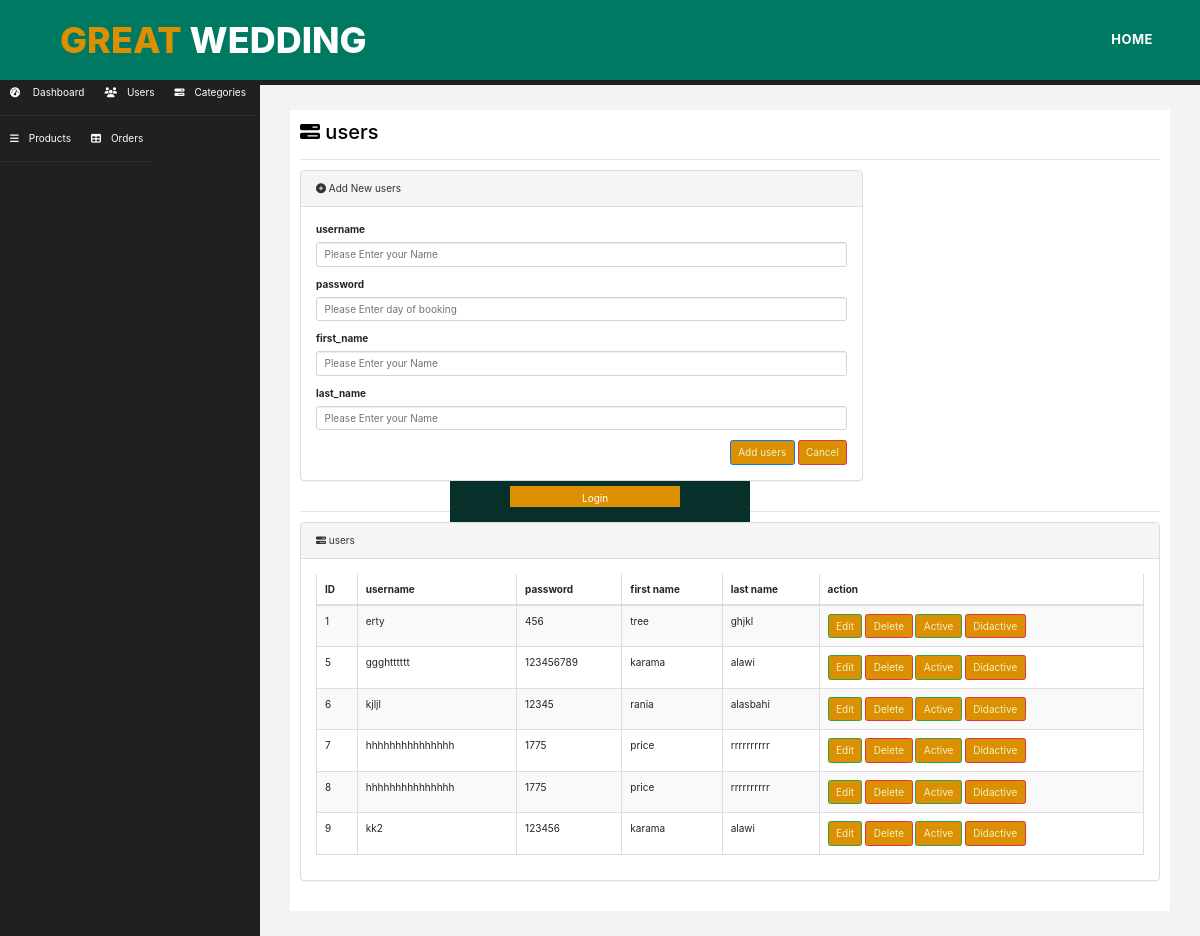
Page /shop/admin/users.php on the committed database.
### tables this page shows
CREATE TABLE `users` (
  `id` int(11) NOT NULL,
  `username` varchar(250) NOT NULL,
  `password` int(11) NOT NULL,
  `first_name` varchar(255) NOT NULL,
  `last_name` varchar(250) NOT NULL,
  `staus` tinyint(2) NOT NULL DEFAULT 1
);

### shop/admin/users.php (the view, shortened to what this page needs)
<?php
include('header.php');
require ('dbconnect.php');
include ('admin/login.php');
?>
        <div id="page-wrapper">
            <div id="page-inner">
                <div class="row">
                    <div class="col-md-12">
                        <h2><i class="fa fa-tasks"></i> users </h2>
                    </div>
                </div>
                <hr />
                <div class="row">
                    <div class="col-md-8">
                        <div class="panel panel-default">
                            <div class="panel-heading">
                                <i class="fa fa-plus-circle"></i> Add New users
                            </div>
                            <div class="panel-body">
                                <div class="row">
                                    <div class="col-md-12">
                                        <form role="form" method="post">
                                            <div class="form-group">
                                                <label> username</label>
                                                <input type="text" name="username" placeholder="Please Enter your Name "
                                                    class="form-control" />
                                            </div>
											<div class="form-group">
                                                <label> password</label>
                                                <input type="text" name="password" placeholder="Please Enter day of booking  "
                                                    class="form-control" />
                                            </div>
											<div class="form-group">
                                                <label> first_name</label>
                                                <input type="text" name="first_name" placeholder="Please Enter your Name "
                                                    class="form-control" />
                                            </div>
											<div class="form-group">
                                                <label> last_name</label>
                                                <input type="text" name="last_name" placeholder="Please Enter your Name "
                                                    class="form-control" />
                                            </div>
                                            <div style="float:right;">
                                                <button type="submit"  name ="submit" class="btn btn-primary">Add users</button>
                                                <button type="reset" class="btn btn-danger">Cancel</button>
                                            </div>
                                    </div>
                                </div>
                            </div>
                        </div>
                    </div>
                </div>                    <hr />
                    <div class="row">
                        <div class="col-md-12">
                            <div class="panel panel-default">
                                <div class="panel-heading">
                                    <i class="fa fa-tasks"></i> users
                                </div>
                                <div class="panel-body">
                                    <div class="table-responsive">
                                        <table class="table table-striped table-bordered table-hover "
                                            id="dataTables-example">
                                            <thead>
                                                <tr>
												     <th>ID</th>
                                                    <th>username</th>
													 <th>password</th>
                                                    <th>first name</th>
													<th>last name</th>
													<th>action</th>
                                                </tr>
                                            </thead>
                                            <tbody>
											<?php
					                        $stm=$con->prepare("select * from users");
					                        $stm->execute();
					                       if($stm->rowCount()){
											foreach($stm->fetchAll() as $row ){
													$id=$row['id'];
													$username=$row['username'];
													$password=$row['password'];
													$first_name=$row['first_name'];
													$last_name=$row['last_name'];
											?>
                                                <tr class="odd gradeX">
                                               <td><?php echo $id?></td>
                                                    <td><?php echo $username?></td>
													 <td><?php echo $password?></td>
                                                    <td><?php echo $first_name?></td>
													 <td><?php echo $last_name?></td>
													<td>
                                                        <a href="edit_user.php?action=edit&id=<?php echo $id?>" class='btn btn-success'>Edit</a>
                                                        <a href="?action=delete&id=<?php echo $id?>"  class='btn btn-danger' id="delete">Delete</a>
														 <a href="?action=active&id=<?php echo $id?>" class='btn btn-success'>Active</a>
														 <a href="?action=disactivee&id=<?php echo $id?>"  class='btn btn-danger' id="delete">Didactive</a>
                                                    </td>
                                                </tr>
										   <?php  }} ?>
                                            </tbody>
                                        </table>
                                    </div>
                                </div>
                            </div>
                    </div>
                </div>
            </div>
        </div>
   </div>
   <?php
   include('footer.php');
   ?>

### shop/admin/header.php (shortened to what this page needs)
<!DOCTYPE html>
<html xmlns="http://www.w3.org/1999/xhtml">
<head>
    <link href="assets/css/bootstrap.css" rel="stylesheet" />
    <link href="assets/css/font-awesome.css" rel="stylesheet" />
    <link href="assets/js/morris/morris-0.4.3.min.css" rel="stylesheet" />
    <link href="assets/css/custom.css" rel="stylesheet" />
</head>
<body>
    <div id="wrapper">
        <nav class="navbar navbar-default navbar-cls-top " role="navigation" style="margin-bottom: 0">
            <div class="navbar-header">
                <a class="navbar-brand" href="index.html">Dashboard</a>
            </div>
  <div style="color: white;
padding: 15px 50px 5px 50px;
float: right;
font-size: 16px;"> <a href="../../index.php" class="btn btn-success square-btn-adjust">Logout</a> </div>
        </nav>
                <nav class="navbar-default navbar-side" role="navigation">
            <div class="sidebar-collapse">
                <ul class="nav" id="main-menu">
                    <li>
                        <a   href="index.html"><i class="fa fa-dashboard"></i> Dashboard</a>
                    </li>
                     <li>
                        <a  href="users.php"><i class="fa fa-users "></i>Users</a>
                    </li>
                    <li>
                        <a  href="categories.php"><i class="fa fa-tasks"></i>Categories </a>
                    </li>
						   <li  >
                        <a   href="products.php"><i class="fa fa-bars"></i>Products</a>
                    </li>
                      <li  >
                        <a  href="orders.php"><i class="fa fa-table"></i>Orders</a>
                    </li>
                </ul>
            </div>
        </nav>

### include/header2.php (shortened to what this page needs)
<!DOCTYPE html>
<html lang="en">
<head>
    <link href="css/bootstrap.min.css" rel="stylesheet">
    <link rel="stylesheet" href="css/fontawesome.css">
    <link rel="stylesheet" href="../css/tool.css">
    <link rel="stylesheet" href="css/owl.css">
</head>
<body class="wedding">
<header class="main_header">
<div class="logo">
<a href="#"><em>GREAT  </em>wedding</a>
</div>
<nav id="menu" class="main-nav" >
      <ul class="main-menu">
        <li class="home"><a href="../index.php">Home</a></li>
      </ul>
    </nav>
</header>

### login/login.php (shortened to what this page needs)
<?php
include('../include/header2.php');
?>
		<div class="loginbox">
			<form action="login_query.php" method="POST"
			style="padding-right:60px;padding-left:60px; padding-top:40px; " >
				<h4 class="here ">Login here...</h4>
					<br />
				<br />
				<div class="">
					<button  name="login"
					 style="padding-left: 72px; padding-right: 72px;  margin-top: 50px;margin-bottom: 50px;
					 border: none;background:#DC9001;;color: #fff; padding-top: 5px;padding-ottom: 5px;  "
					 >Login</button>
				</div>
				<a href="registration.php" class="account" style="padding-top: 30px;"> Registration</a>
			</form>
		</div>

### shop/admin/footer.php (shortened to what this page needs)
</body>
</html>

### shop/admin/assets/css/custom.css (style rules this page uses)
body { font-family: 'Open Sans', sans-serif; }
#wrapper { width: 100%; background:#202020; }
#page-wrapper { padding: 15px 15px; min-height: 600px; background:#F3F3F3; }
#page-inner { width:100%; margin:10px 20px 10px 0px; background-color:#fff!important; padding:10px; min-height:600px; }
h2 { color: #000; }
h4 { padding-top:10px; }
.square-btn-adjust { border: 0px solid transparent; -webkit-border-radius: 0px; -moz-border-radius: 0px; border-radius: 0px; }
.navbar-cls-top .navbar-brand { color: #fff; background: #3D9B34;; width: 260px; text-align: center; height: 60px; font-size: 30px; font-weight: 700; }
.sidebar-collapse , .sidebar-collapse .nav { background:none; }
.sidebar-collapse .nav { padding:0; }
.sidebar-collapse .nav > li > a { color:#fff; background:#202020; text-shadow:none; }
.sidebar-collapse > .nav > li > a { padding:15px 10px; }
.sidebar-collapse > .nav > li { border-bottom: 1px solid rgba(107, 108, 109, 0.19); }
.navbar-side { border:none; background-color: #202020; }
.navbar-cls-top { background:#4D4D4D; border-bottom:none; }
.navbar-default { border:0px solid black; }
.navbar-header { background: #A70303; }
.nav > li > a > i { margin-right:10px; }
@media (min-width:768px) { #page-wrapper { margin: 0 0 0 260px; padding: 15px 30px; } }
@media (min-width:768px) { .navbar-side { z-index: 1; position: absolute; width: 260px; } }
@media (min-width:768px) { .navbar { border-radius: 0px; } }

### css/tool.css (style rules this page uses)
a { text-decoration: none; }
body { display: block; background-color: #EFF3C4; }
.main_header { background-color: #007963; height: 80px; position: fixed; z-index: 12; width: 100%; top: 0; }
.main-menu { padding-right: 30px!important; }
.main_header .logo { float: left; line-height: 80px; padding-left: 60px; }
.main_header .logo a { font-size: 36px; text-transform: uppercase; font-weight: 800; color: #fff; text-decoration: none; }
.main_header .logo a em { font-style: normal; color: #DC9001; }
.main-menu { float: right; padding-right: 60px; }
.main-menu li { display: inline-block; line-height: 79px; margin-left: 15px; }
.main-menu li a { padding: 10px 15px; font-size: 13px; text-transform: uppercase; letter-spacing: 0.5px; font-weight: 700; color: #fff; border: 2px solid transparent; text-decoration: none; }
.account { color: #fff; text-align: center; margin-left: 50px; text-decoration: none; }
.here { padding-left: 25%; padding-bottom: 5%; padding-top: 5%; border: 1px solid #DC9001; }
.loginbox { width: 300px; height: 350px; background:#07302a; color: #fff; top: 50%; left: 50%; position: absolute; transform: translate(-50%,-50%); box-sizing: border-box; }
.btn { background-color: #DC9001; color: #EFF3C4; }

### rows in the picture
users: id "1", username "erty", password "456", first_name "tree", last_name "ghjkl"
users: id "5", username "ggghtttttt", password "123456789", first_name "karama", last_name "alawi"
users: id "6", username "kjljl", password "12345", first_name "rania", last_name "alasbahi"
users: id "7", username "hhhhhhhhhhhhhhh", password "1775", first_name "price", last_name "rrrrrrrrrr"
users: id "8", username "hhhhhhhhhhhhhhh", password "1775", first_name "price", last_name "rrrrrrrrrr"
users: id "9", username "kk2", password "123456", first_name "karama", last_name "alawi"
